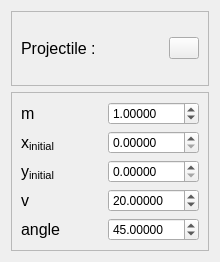
<?xml version="1.0" encoding="UTF-8"?>
<ui version="4.0">
 <class>Form</class>
 <widget class="QWidget" name="Form">
  <property name="geometry">
   <rect>
    <x>0</x>
    <y>0</y>
    <width>220</width>
    <height>262</height>
   </rect>
  </property>
  <property name="sizePolicy">
   <sizepolicy hsizetype="Fixed" vsizetype="Fixed">
    <horstretch>0</horstretch>
    <verstretch>0</verstretch>
   </sizepolicy>
  </property>
  <property name="minimumSize">
   <size>
    <width>220</width>
    <height>262</height>
   </size>
  </property>
  <property name="maximumSize">
   <size>
    <width>220</width>
    <height>262</height>
   </size>
  </property>
  <property name="windowTitle">
   <string>Form</string>
  </property>
  <layout class="QVBoxLayout" name="verticalLayout">
   <item>
    <widget class="QFrame" name="frame_2">
     <property name="frameShape">
      <enum>QFrame::StyledPanel</enum>
     </property>
     <property name="frameShadow">
      <enum>QFrame::Raised</enum>
     </property>
     <layout class="QHBoxLayout" name="horizontalLayout">
      <item>
       <widget class="QLabel" name="Name">
        <property name="text">
         <string>&lt;html&gt;&lt;head/&gt;&lt;body&gt;&lt;p&gt;&lt;span style=&quot; font-size:12pt;&quot;&gt;Projectile :&lt;/span&gt;&lt;/p&gt;&lt;/body&gt;&lt;/html&gt;</string>
        </property>
       </widget>
      </item>
      <item>
       <widget class="QPushButton" name="button_Remove">
        <property name="maximumSize">
         <size>
          <width>30</width>
          <height>16777215</height>
         </size>
        </property>
        <property name="text">
         <string/>
        </property>
       </widget>
      </item>
     </layout>
    </widget>
   </item>
   <item>
    <widget class="QFrame" name="frame">
     <property name="frameShape">
      <enum>QFrame::StyledPanel</enum>
     </property>
     <property name="frameShadow">
      <enum>QFrame::Raised</enum>
     </property>
     <layout class="QGridLayout" name="gridLayout">
      <item row="4" column="2">
       <widget class="QDoubleSpinBox" name="txt_v">
        <property name="decimals">
         <number>5</number>
        </property>
        <property name="maximum">
         <double>9999.989999999999782</double>
        </property>
        <property name="value">
         <double>20.000000000000000</double>
        </property>
       </widget>
      </item>
      <item row="5" column="2">
       <widget class="QDoubleSpinBox" name="txt_ang">
        <property name="decimals">
         <number>5</number>
        </property>
        <property name="maximum">
         <double>9999.989999999999782</double>
        </property>
        <property name="value">
         <double>45.000000000000000</double>
        </property>
       </widget>
      </item>
      <item row="2" column="2">
       <widget class="QDoubleSpinBox" name="txt_xi">
        <property name="decimals">
         <number>5</number>
        </property>
        <property name="maximum">
         <double>9999.989999999999782</double>
        </property>
       </widget>
      </item>
      <item row="2" column="1">
       <widget class="QLabel" name="label_2">
        <property name="text">
         <string>&lt;html&gt;&lt;head/&gt;&lt;body&gt;&lt;p&gt;&lt;span style=&quot; font-size:12pt;&quot;&gt;x&lt;/span&gt;&lt;span style=&quot; font-size:12pt; vertical-align:sub;&quot;&gt;initial&lt;/span&gt;&lt;/p&gt;&lt;/body&gt;&lt;/html&gt;</string>
        </property>
       </widget>
      </item>
      <item row="3" column="2">
       <widget class="QDoubleSpinBox" name="txt_yi">
        <property name="decimals">
         <number>5</number>
        </property>
        <property name="maximum">
         <double>9999.989999999999782</double>
        </property>
        <property name="value">
         <double>0.000000000000000</double>
        </property>
       </widget>
      </item>
      <item row="4" column="1">
       <widget class="QLabel" name="label_3">
        <property name="text">
         <string>&lt;html&gt;&lt;head/&gt;&lt;body&gt;&lt;p&gt;&lt;span style=&quot; font-size:12pt;&quot;&gt;v&lt;/span&gt;&lt;/p&gt;&lt;/body&gt;&lt;/html&gt;</string>
        </property>
       </widget>
      </item>
      <item row="3" column="1">
       <widget class="QLabel" name="label">
        <property name="text">
         <string>&lt;html&gt;&lt;head/&gt;&lt;body&gt;&lt;p&gt;&lt;span style=&quot; font-size:12pt;&quot;&gt;y&lt;/span&gt;&lt;span style=&quot; font-size:12pt; vertical-align:sub;&quot;&gt;initial&lt;/span&gt;&lt;/p&gt;&lt;/body&gt;&lt;/html&gt;</string>
        </property>
       </widget>
      </item>
      <item row="5" column="1">
       <widget class="QLabel" name="label_4">
        <property name="text">
         <string>&lt;html&gt;&lt;head/&gt;&lt;body&gt;&lt;p&gt;&lt;span style=&quot; font-size:12pt;&quot;&gt;angle&lt;/span&gt;&lt;/p&gt;&lt;/body&gt;&lt;/html&gt;</string>
        </property>
       </widget>
      </item>
      <item row="1" column="1">
       <widget class="QLabel" name="label_5">
        <property name="text">
         <string>&lt;html&gt;&lt;head/&gt;&lt;body&gt;&lt;p&gt;&lt;span style=&quot; font-size:12pt;&quot;&gt;m&lt;/span&gt;&lt;/p&gt;&lt;/body&gt;&lt;/html&gt;</string>
        </property>
       </widget>
      </item>
      <item row="1" column="2">
       <widget class="QDoubleSpinBox" name="txt_m">
        <property name="decimals">
         <number>5</number>
        </property>
        <property name="maximum">
         <double>9999.989999999999782</double>
        </property>
        <property name="value">
         <double>1.000000000000000</double>
        </property>
       </widget>
      </item>
     </layout>
    </widget>
   </item>
  </layout>
 </widget>
 <resources/>
 <connections/>
</ui>
